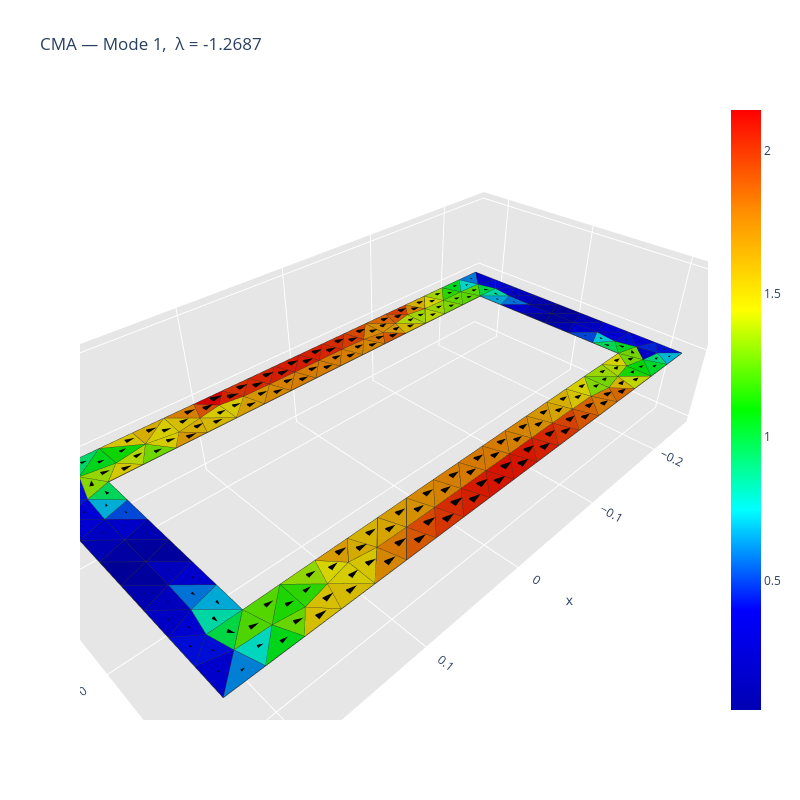
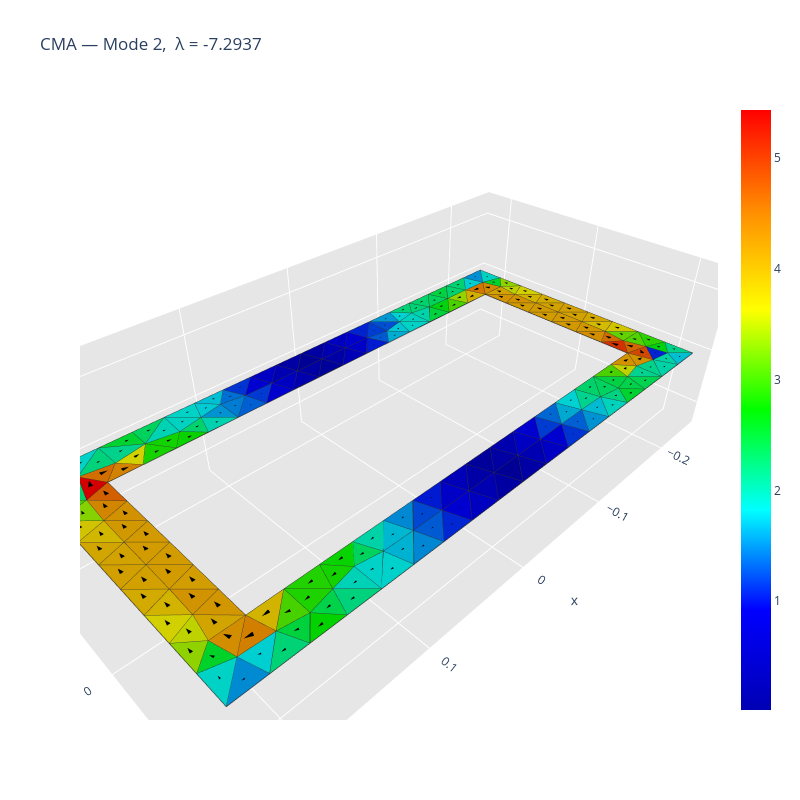
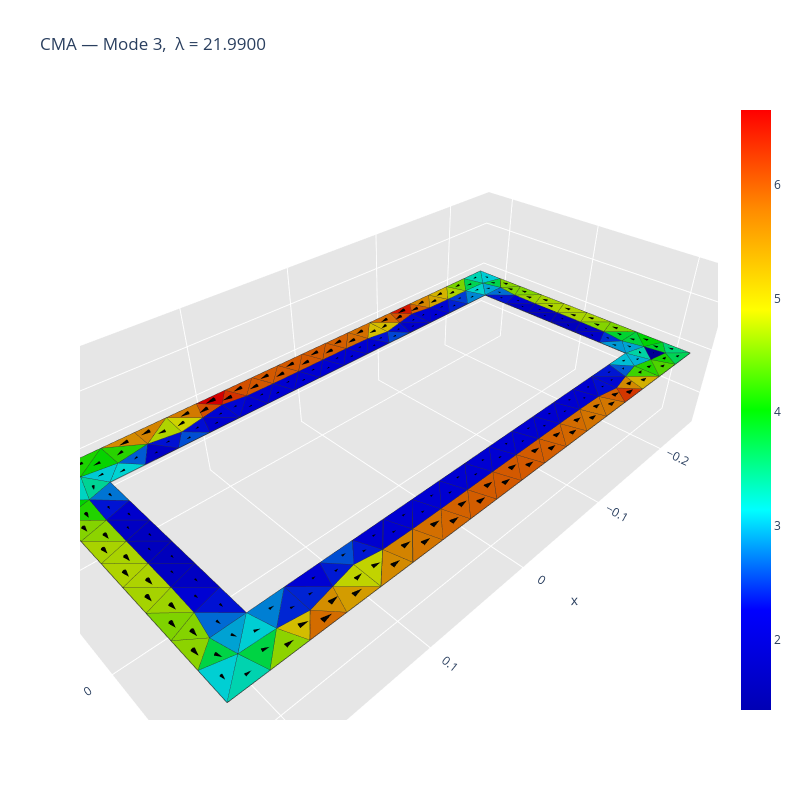
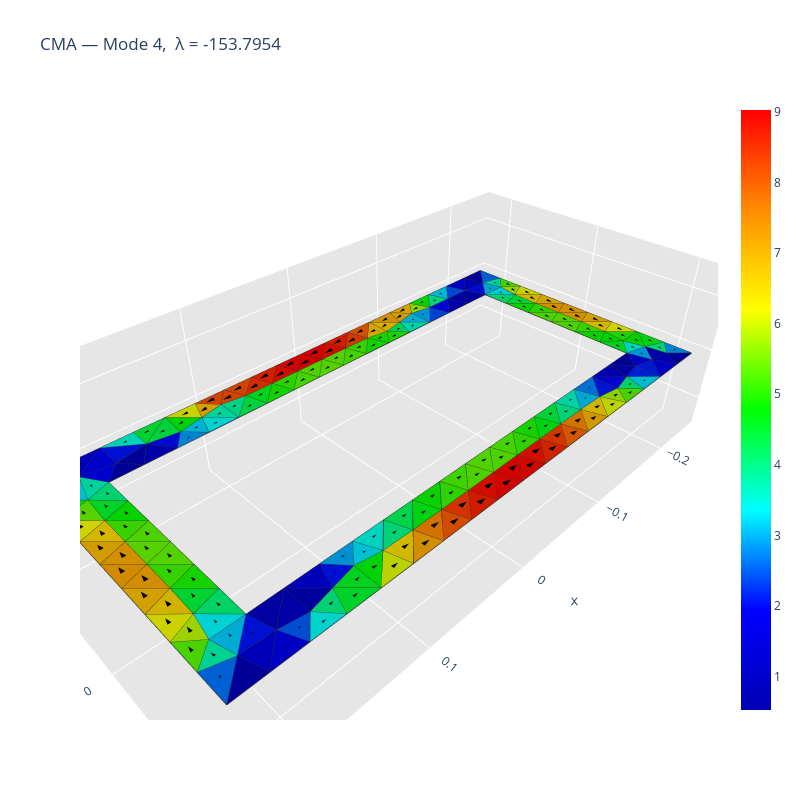

Notebook source saved alongside these figures, in order:
### Code cell
# 5. Characteristic currents of the first 6 modes, at the design frequency.
#    show_current_arrows=True (default) overlays black arrows along the modal
#    current; save_image=True writes cma_mode<n>_current_<name>.pdf.
frequency = 200e6
modal_data = cma_algorithm(path, frequency=frequency, n_modes=n_modes_cma,
                           show=True, save_image=True, show_current_arrows=True)

### Figure 1 — Plotly figure (JSON) as saved in the notebook; plotly's stock layout.template omitted (floating-point values rounded to 4 significant figures; data arrays with more than 128 entries replaced by an {"elided": "..."} marker saying what was removed)
{"data": [{"facecolor": {"elided": "204 str values"}, "i": {"elided": "204 int values"}, "j": {"elided": "204 int values"}, "k": {"elided": "204 int values"}, "name": "", "type": "mesh3d", "x": {"elided": "150 float values"}, "y": {"elided": "150 float values"}, "z": {"elided": "150 float values"}}, {"line": {"color": "rgb(50, 50, 50)", "width": 1.5}, "mode": "lines", "showlegend": false, "type": "scatter3d", "x": {"elided": "1020 float values"}, "y": {"elided": "1020 float values"}, "z": {"elided": "1020 int values"}}, {"hoverinfo": "none", "marker": {"color": [0.04873, 2.141], "colorscale": [[0, "rgb(0, 0, 180)"], [0.1667, "rgb(0, 0, 255)"], [0.3333, "rgb(0, 255, 255)"], [0.5, "rgb(0, 255, 0)"], [0.6667, "rgb(255, 255, 0)"], [0.8333, "rgb(255, 140, 0)"], [1, "rgb(255, 0, 0)"]], "showscale": true, "size": 0.1}, "mode": "markers", "showlegend": false, "type": "scatter3d", "x": [-0.2], "y": [-0.08], "z": [0.0]}, {"anchor": "tail", "colorscale": [[0, "black"], [1, "black"]], "name": "Current direction", "showscale": false, "sizemode": "absolute", "sizeref": 0.0192, "type": "cone", "u": {"elided": "204 float values"}, "v": {"elided": "204 float values"}, "w": {"elided": "204 float values"}, "x": {"elided": "204 float values"}, "y": {"elided": "204 float values"}, "z": {"elided": "204 float values"}}], "layout": {"height": 800, "legend": {"bgcolor": "rgba(255,255,255,0.7)", "bordercolor": "lightgray", "borderwidth": 1, "x": 0.2, "xanchor": "left", "y": 0.9, "yanchor": "top"}, "scene": {"aspectratio": {"x": 1, "y": 0.5, "z": 0.3}, "camera": {"eye": {"x": 0.65, "y": 0.65, "z": 0.65}}, "xaxis": {"backgroundcolor": "rgb(230, 230, 230)", "gridcolor": "rgb(255, 255, 255)", "showbackground": true, "zerolinecolor": "rgb(255, 255, 255)"}, "yaxis": {"backgroundcolor": "rgb(230, 230, 230)", "gridcolor": "rgb(255, 255, 255)", "showbackground": true, "zerolinecolor": "rgb(255, 255, 255)"}, "zaxis": {"backgroundcolor": "rgb(230, 230, 230)", "gridcolor": "rgb(255, 255, 255)", "showbackground": true, "zerolinecolor": "rgb(255, 255, 255)"}}, "title": {"text": "CMA — Mode 1,  λ = -1.2687"}, "width": 800}}

### Figure 2 — Plotly figure (JSON) as saved in the notebook; plotly's stock layout.template omitted (floating-point values rounded to 4 significant figures; data arrays with more than 128 entries replaced by an {"elided": "..."} marker saying what was removed)
{"data": [{"facecolor": {"elided": "204 str values"}, "i": {"elided": "204 int values"}, "j": {"elided": "204 int values"}, "k": {"elided": "204 int values"}, "name": "", "type": "mesh3d", "x": {"elided": "150 float values"}, "y": {"elided": "150 float values"}, "z": {"elided": "150 float values"}}, {"line": {"color": "rgb(50, 50, 50)", "width": 1.5}, "mode": "lines", "showlegend": false, "type": "scatter3d", "x": {"elided": "1020 float values"}, "y": {"elided": "1020 float values"}, "z": {"elided": "1020 int values"}}, {"hoverinfo": "none", "marker": {"color": [0.01701, 5.434], "colorscale": [[0, "rgb(0, 0, 180)"], [0.1667, "rgb(0, 0, 255)"], [0.3333, "rgb(0, 255, 255)"], [0.5, "rgb(0, 255, 0)"], [0.6667, "rgb(255, 255, 0)"], [0.8333, "rgb(255, 140, 0)"], [1, "rgb(255, 0, 0)"]], "showscale": true, "size": 0.1}, "mode": "markers", "showlegend": false, "type": "scatter3d", "x": [-0.2], "y": [-0.08], "z": [0.0]}, {"anchor": "tail", "colorscale": [[0, "black"], [1, "black"]], "name": "Current direction", "showscale": false, "sizemode": "absolute", "sizeref": 0.0192, "type": "cone", "u": {"elided": "204 float values"}, "v": {"elided": "204 float values"}, "w": {"elided": "204 float values"}, "x": {"elided": "204 float values"}, "y": {"elided": "204 float values"}, "z": {"elided": "204 float values"}}], "layout": {"height": 800, "legend": {"bgcolor": "rgba(255,255,255,0.7)", "bordercolor": "lightgray", "borderwidth": 1, "x": 0.2, "xanchor": "left", "y": 0.9, "yanchor": "top"}, "scene": {"aspectratio": {"x": 1, "y": 0.5, "z": 0.3}, "camera": {"eye": {"x": 0.65, "y": 0.65, "z": 0.65}}, "xaxis": {"backgroundcolor": "rgb(230, 230, 230)", "gridcolor": "rgb(255, 255, 255)", "showbackground": true, "zerolinecolor": "rgb(255, 255, 255)"}, "yaxis": {"backgroundcolor": "rgb(230, 230, 230)", "gridcolor": "rgb(255, 255, 255)", "showbackground": true, "zerolinecolor": "rgb(255, 255, 255)"}, "zaxis": {"backgroundcolor": "rgb(230, 230, 230)", "gridcolor": "rgb(255, 255, 255)", "showbackground": true, "zerolinecolor": "rgb(255, 255, 255)"}}, "title": {"text": "CMA — Mode 2,  λ = -7.2937"}, "width": 800}}

### Figure 3 — Plotly figure (JSON) as saved in the notebook; plotly's stock layout.template omitted (floating-point values rounded to 4 significant figures; data arrays with more than 128 entries replaced by an {"elided": "..."} marker saying what was removed)
{"data": [{"facecolor": {"elided": "204 str values"}, "i": {"elided": "204 int values"}, "j": {"elided": "204 int values"}, "k": {"elided": "204 int values"}, "name": "", "type": "mesh3d", "x": {"elided": "150 float values"}, "y": {"elided": "150 float values"}, "z": {"elided": "150 float values"}}, {"line": {"color": "rgb(50, 50, 50)", "width": 1.5}, "mode": "lines", "showlegend": false, "type": "scatter3d", "x": {"elided": "1020 float values"}, "y": {"elided": "1020 float values"}, "z": {"elided": "1020 int values"}}, {"hoverinfo": "none", "marker": {"color": [1.383, 6.656], "colorscale": [[0, "rgb(0, 0, 180)"], [0.1667, "rgb(0, 0, 255)"], [0.3333, "rgb(0, 255, 255)"], [0.5, "rgb(0, 255, 0)"], [0.6667, "rgb(255, 255, 0)"], [0.8333, "rgb(255, 140, 0)"], [1, "rgb(255, 0, 0)"]], "showscale": true, "size": 0.1}, "mode": "markers", "showlegend": false, "type": "scatter3d", "x": [-0.2], "y": [-0.08], "z": [0.0]}, {"anchor": "tail", "colorscale": [[0, "black"], [1, "black"]], "name": "Current direction", "showscale": false, "sizemode": "absolute", "sizeref": 0.0192, "type": "cone", "u": {"elided": "204 float values"}, "v": {"elided": "204 float values"}, "w": {"elided": "204 float values"}, "x": {"elided": "204 float values"}, "y": {"elided": "204 float values"}, "z": {"elided": "204 float values"}}], "layout": {"height": 800, "legend": {"bgcolor": "rgba(255,255,255,0.7)", "bordercolor": "lightgray", "borderwidth": 1, "x": 0.2, "xanchor": "left", "y": 0.9, "yanchor": "top"}, "scene": {"aspectratio": {"x": 1, "y": 0.5, "z": 0.3}, "camera": {"eye": {"x": 0.65, "y": 0.65, "z": 0.65}}, "xaxis": {"backgroundcolor": "rgb(230, 230, 230)", "gridcolor": "rgb(255, 255, 255)", "showbackground": true, "zerolinecolor": "rgb(255, 255, 255)"}, "yaxis": {"backgroundcolor": "rgb(230, 230, 230)", "gridcolor": "rgb(255, 255, 255)", "showbackground": true, "zerolinecolor": "rgb(255, 255, 255)"}, "zaxis": {"backgroundcolor": "rgb(230, 230, 230)", "gridcolor": "rgb(255, 255, 255)", "showbackground": true, "zerolinecolor": "rgb(255, 255, 255)"}}, "title": {"text": "CMA — Mode 3,  λ = 21.9900"}, "width": 800}}

### Figure 4 — Plotly figure (JSON) as saved in the notebook; plotly's stock layout.template omitted (floating-point values rounded to 4 significant figures; data arrays with more than 128 entries replaced by an {"elided": "..."} marker saying what was removed)
{"data": [{"facecolor": {"elided": "204 str values"}, "i": {"elided": "204 int values"}, "j": {"elided": "204 int values"}, "k": {"elided": "204 int values"}, "name": "", "type": "mesh3d", "x": {"elided": "150 float values"}, "y": {"elided": "150 float values"}, "z": {"elided": "150 float values"}}, {"line": {"color": "rgb(50, 50, 50)", "width": 1.5}, "mode": "lines", "showlegend": false, "type": "scatter3d", "x": {"elided": "1020 float values"}, "y": {"elided": "1020 float values"}, "z": {"elided": "1020 int values"}}, {"hoverinfo": "none", "marker": {"color": [0.5275, 9.024], "colorscale": [[0, "rgb(0, 0, 180)"], [0.1667, "rgb(0, 0, 255)"], [0.3333, "rgb(0, 255, 255)"], [0.5, "rgb(0, 255, 0)"], [0.6667, "rgb(255, 255, 0)"], [0.8333, "rgb(255, 140, 0)"], [1, "rgb(255, 0, 0)"]], "showscale": true, "size": 0.1}, "mode": "markers", "showlegend": false, "type": "scatter3d", "x": [-0.2], "y": [-0.08], "z": [0.0]}, {"anchor": "tail", "colorscale": [[0, "black"], [1, "black"]], "name": "Current direction", "showscale": false, "sizemode": "absolute", "sizeref": 0.0192, "type": "cone", "u": {"elided": "204 float values"}, "v": {"elided": "204 float values"}, "w": {"elided": "204 float values"}, "x": {"elided": "204 float values"}, "y": {"elided": "204 float values"}, "z": {"elided": "204 float values"}}], "layout": {"height": 800, "legend": {"bgcolor": "rgba(255,255,255,0.7)", "bordercolor": "lightgray", "borderwidth": 1, "x": 0.2, "xanchor": "left", "y": 0.9, "yanchor": "top"}, "scene": {"aspectratio": {"x": 1, "y": 0.5, "z": 0.3}, "camera": {"eye": {"x": 0.65, "y": 0.65, "z": 0.65}}, "xaxis": {"backgroundcolor": "rgb(230, 230, 230)", "gridcolor": "rgb(255, 255, 255)", "showbackground": true, "zerolinecolor": "rgb(255, 255, 255)"}, "yaxis": {"backgroundcolor": "rgb(230, 230, 230)", "gridcolor": "rgb(255, 255, 255)", "showbackground": true, "zerolinecolor": "rgb(255, 255, 255)"}, "zaxis": {"backgroundcolor": "rgb(230, 230, 230)", "gridcolor": "rgb(255, 255, 255)", "showbackground": true, "zerolinecolor": "rgb(255, 255, 255)"}}, "title": {"text": "CMA — Mode 4,  λ = -153.7954"}, "width": 800}}
